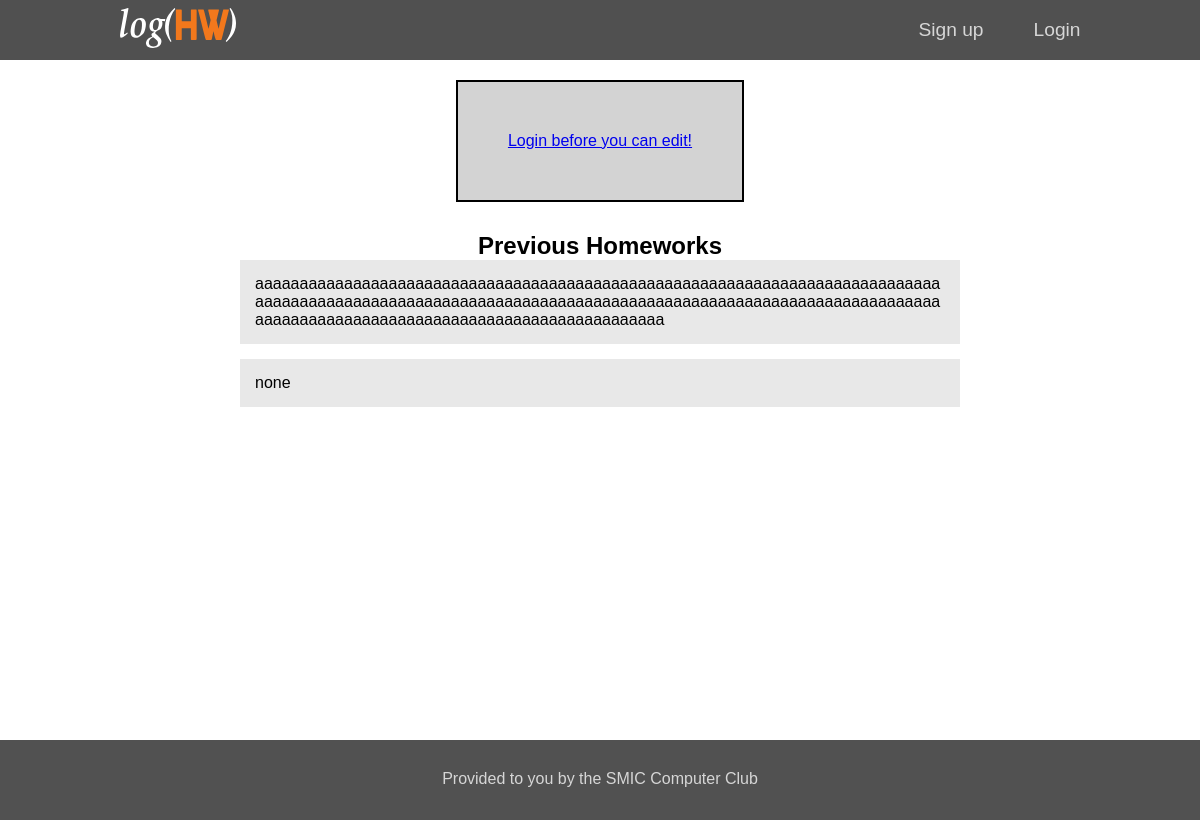
The app's page /log/1/, older data.
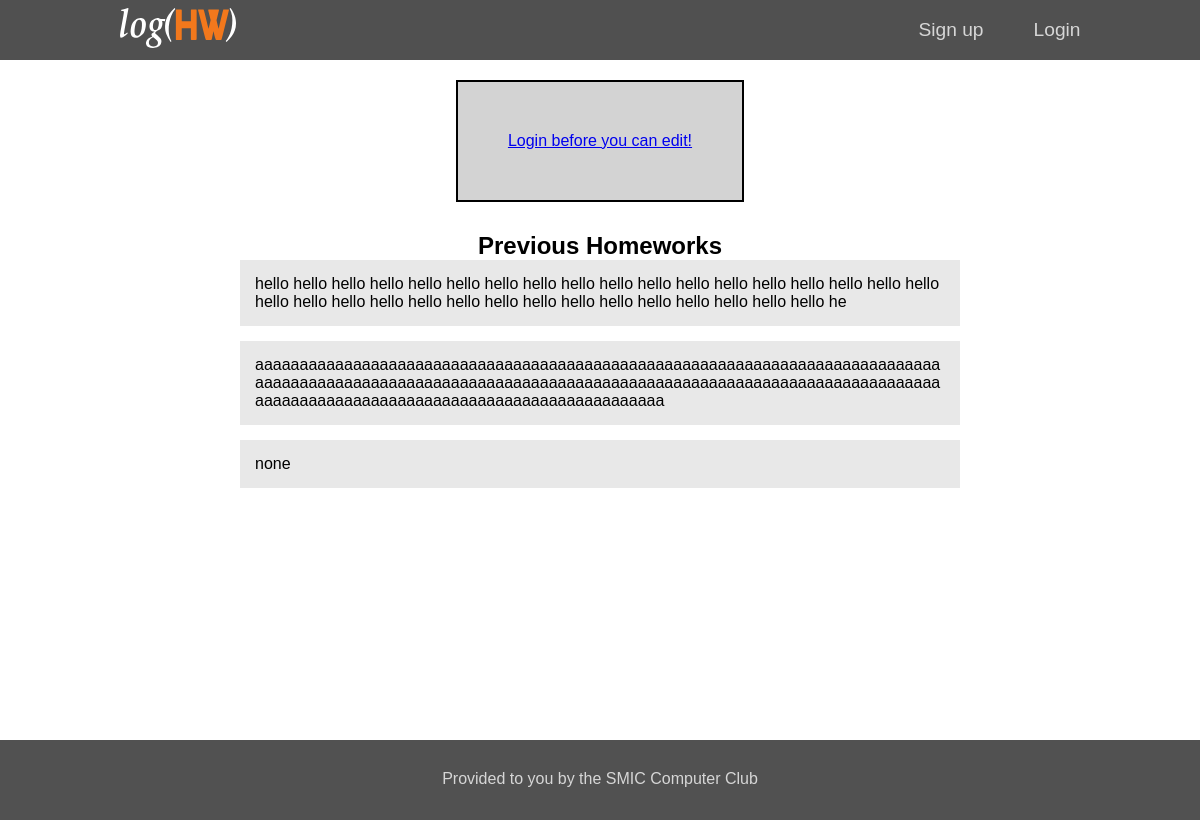
The same page, newer data.
### log/models.py (models this page shows, shortened)
class Homework(models.Model):
    course = models.ForeignKey(Course, on_delete=models.CASCADE,null=True, blank=True)
    hw_text = models.CharField(max_length=200)
    pub_date = models.DateTimeField('date published')

### log/views.py (the view)
# urls.py: url(r'^(?P<course_id>[0-9]+)/$', views.detail, name='detail'),
def detail(request, course_id): #page to edit hw
    course = get_object_or_404(Course, pk=course_id)
    if request.method == 'POST':
        form = ChangeHWForm(request.POST)
        if form.is_valid():
            course.homework_set.create(hw_text=form.cleaned_data['hw_text'], pub_date=timezone.now())
            return redirect('home')
    else:
        form = ChangeHWForm({'hw':course.get_latest_hw})
    return render(request, 'detail.html', {'form': form,
                                            'course': course,
                                            'latest_hw_list': course.homework_set.order_by('-pub_date')[:5]})

### log/templates/detail.html (shortened to what this page needs)
{% extends 'base.html' %}
{% block content %}
  <div class="content-container">
    <div class="lgn-container">
      {% if user.is_authenticated %}
        <h1 class="content-heading">{{course.course_name}}</h2>
        <form method="post">
          {% csrf_token %}
          <div class="form-row">
            {{ form.hw_text }}
          </div>
          <button type="submit" class="btn">Save changes</button>
        </form>
      {% else %}
        <a href="{% url 'login' %}">Login before you can edit! </a>
      {% endif %}
    </div>
    <h2> Previous Homeworks </h2>
    {% for homework in latest_hw_list %}
    <div class="extra-hw-box">
      <p>{{homework.hw_text}}</p>
    </div>
    {% endfor %}
  </div>
{% endblock %}

### log/templates/base.html (shortened to what this page needs)
<!DOCTYPE html>
<html lang="en">
<head>
  {% load static %}
  <link rel="stylesheet" href="{% static 'log/style.css' %}" />
</head>
<body>
  <div class='wrapper'>
    <header>
      <div class='menu-container'>
        <a href="{% url 'home' %}">{% load static %}<img src= "{% static 'log/images/logo.svg' %}" class='header-logo'/></a>
        <ul class='menu'>
          {% if user.is_authenticated %}
            <li class='hi-message'><strong>{{ user.username }}</strong></li>
            <li><a href ="{% url 'configure' %}" class='menu-text'> Settings </a></li>
            <li><a href ="{% url 'change_password' %}" class='menu-text'> Change password </a></li>
            <li><a href="{% url 'logout' %}" class='menu-text'>Logout</a></li>
          {% else %}
            <li><a href="{% url 'signup' %}" class='menu-text'> Sign up </a></li>
            <li><a href="{% url 'login' %}" class='menu-text'>Login</a></li>
          {% endif %}
        </ul>
      </div>
    </header>
    <main style="margin-top: 20px;">
      {% block content %}
      {% endblock %}
    </main>
    <div class="push"></div>
  </div>
  <footer>
    <div class="footer-container">
      <p> Provided to you by the SMIC Computer Club </p>
    </div>
  </footer>
</body>
</html>

### log/static/log/style.css (style rules this page uses)
* { margin: 0; padding: 0; box-sizing: border-box; }
body { font-family: "Helvetica", "Arial", sans-serif; }
html,body { height: 100%; }
header { display: flex; justify-content: center; align-items: center; width: 100%; height: 100px; padding: 10px; background: rgb(50, 50, 50); background: rgba(50, 50, 50, 0.85); }
footer { width: 100%; height: 80px; padding: 10px; background: rgb(81,81,81); margin-top: 20px; }
.push { height: 80px; }
.wrapper { min-height: 100%; margin: 0 auto -80px; }
.footer-container { display: flex; padding: 20px; justify-content: center; color: #d6d6d6; }
.menu-container { display: flex; flex-direction: column; width: 100%; justify-content: space-between; align-items: center; }
.menu { width: 100%; display: flex; justify-content: space-around; align-items: center; }
.header-logo { height: 40px; }
.menu>li { display: inline; text-align: center; }
.menu> li > a:link, .menu> li > a:visited { color: #d6d6d6; text-decoration: none; }
.hi-message,.menu-text { font-size: 0.93em; }
.content-container { width: 100%; height: auto; display:flex; flex-direction: column; margin: 90px; margin: 0 auto; justify-content: center; align-items: center; }
.lgn-container { display: flex; flex-direction: column; justify-content: flex-start; margin-bottom: 30px; padding: 50px; background-color: lightgrey; border: 2px solid black; }
.extra-hw-box { display: flex; width: 90%; padding: 15px; background-color: #e8e8e8; margin-bottom: 15px; overflow-wrap: break-word; word-wrap: break-word; word-break: break-word; -ms-hyphens: auto; -moz-hyphens: auto; -webkit-hyphens: auto; hyphens: auto; }
@media only screen and (min-width: 961px) { .menu-container { width: 961px; } }
@media only screen and (min-width: 961px) { .hi-message,.menu-text { font-size: 1.2em; } }
@media only screen and (min-width: 961px) { .menu-container { flex-direction: row; } }
@media only screen and (min-width: 961px) { header { height: 60px; } }
@media only screen and (min-width: 961px) { .menu { width: 550px; justify-content: flex-end; } }
@media only screen and (min-width: 961px) { .extra-hw-box { width: 60%; } }
@media only screen and (min-width: 961px) { .menu>li { margin-right: 50px; } }
@media only screen and (min-width: 961px) { .menu>li:last-of-type { margin-right: 0px; } }

Row changes from the older to the newer data that the page shows:
added Homework: hw_text "hello hello hello hello hello hello hello hello hello hello hello hello hello hello hello hello hello hello hello hello hello hello hello hello hello hello hello hello hello hello hello hello hello he"
